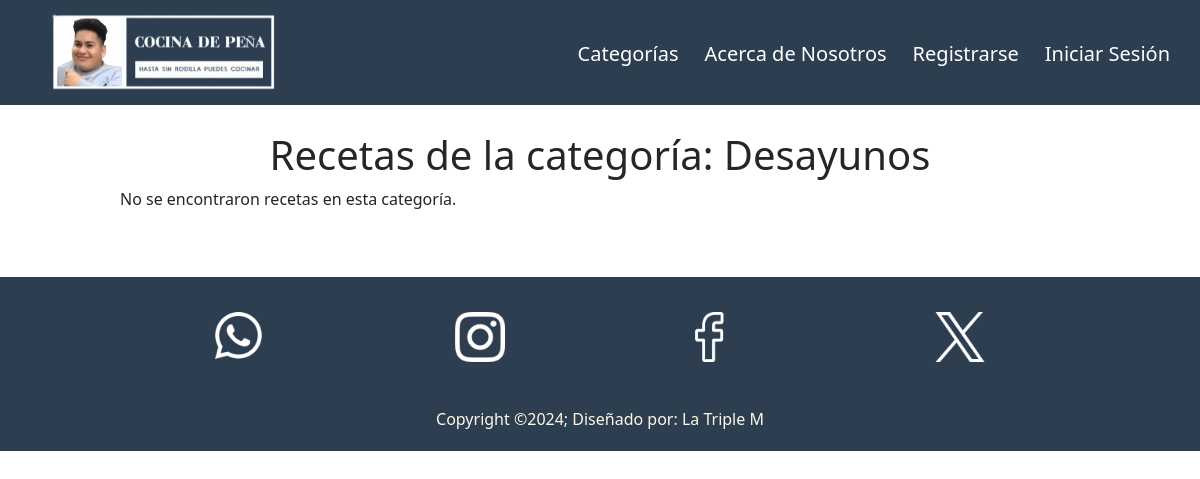
The page /sub_categoria.php?categoria=Desayunos on the database as committed earlier.
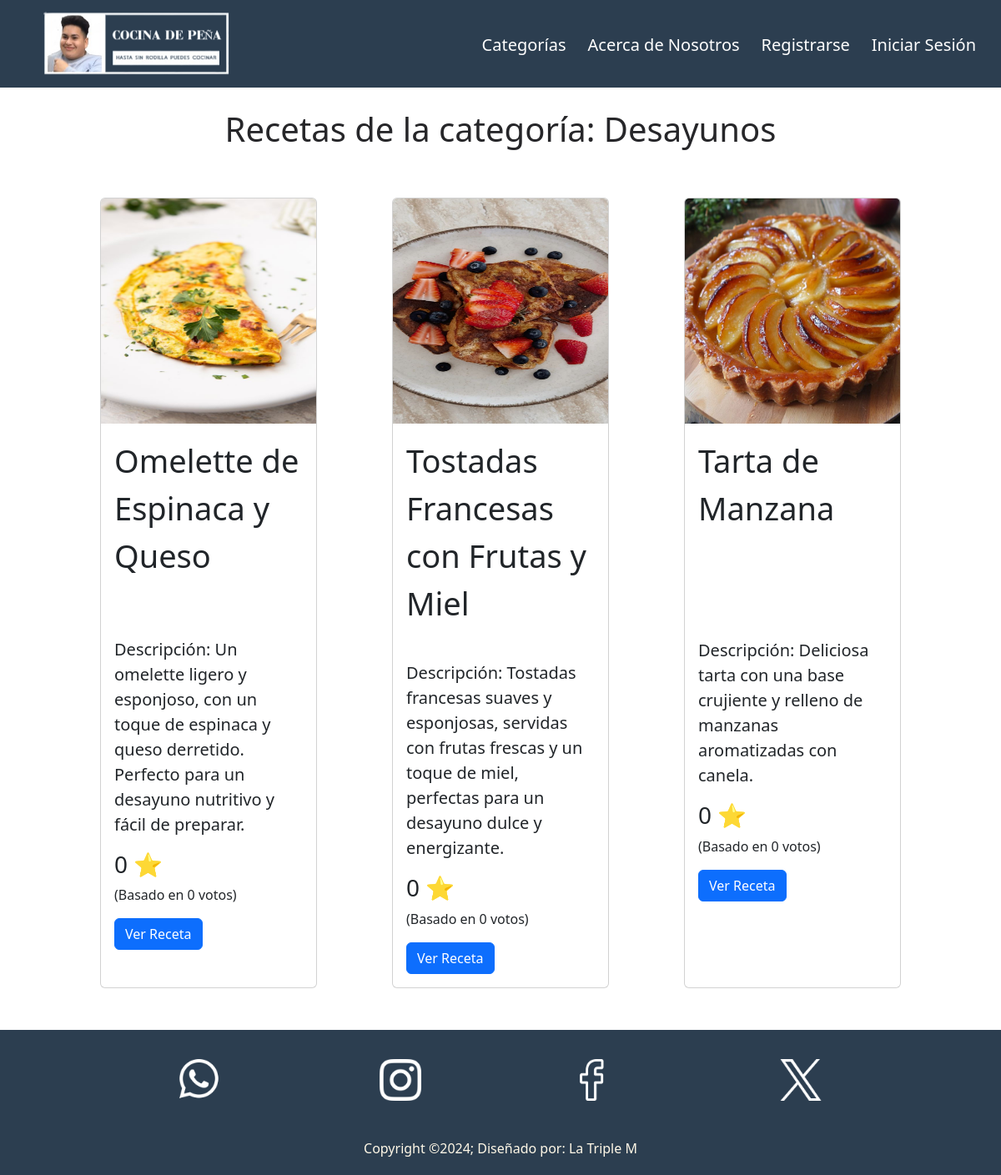
The same page on the database as committed later.
### tables this page shows
CREATE TABLE `recetas` (
  `id` int(11) NOT NULL,
  `img` varchar(255) NOT NULL,
  `nombre` varchar(100) NOT NULL,
  `micro` varchar(250) NOT NULL,
  `categorias` varchar(255) DEFAULT NULL,
  `preparacion` text NOT NULL,
  `ingredientes` text NOT NULL,
  `calificacion_promedio` float DEFAULT 0,
  `numero_votos` int(11) DEFAULT 0
);

### sub_categoria.php (the view, shortened to what this page needs)
<?php
$servername = "localhost";
$username = "root";
$password = "";
$dbname = "cocina";
$conn = new mysqli($servername, $username, $password, $dbname);
$categoria = $_GET['categoria'] ?? '';
$sql = "SELECT id, img, nombre, micro, calificacion_promedio, numero_votos FROM recetas WHERE categorias = ?";
$stmt = $conn->prepare($sql);
$stmt->bind_param("s", $categoria);
$stmt->execute();
$result = $stmt->get_result();
?>
<!DOCTYPE html>
<html lang="en">
<head>
    <link href="https://cdn.jsdelivr.net/npm/bootstrap@5.3.0-alpha1/dist/css/bootstrap.min.css" rel="stylesheet">
    <link rel="stylesheet" href="css/styles.css">
</head>
<body>
    <header>
        <nav class="navbar navbar-expand-lg navbar-dark bg-dark">
            <div class="container-fluid">
                <a class="navbar-brand" href="index.php"><img src="img/logos/10.png" alt="Logo"></a>
                <div class="collapse navbar-collapse" id="navbarNav">
                    <ul class="navbar-nav ms-auto">
                        <li class="nav-item">
                            <a class="nav-link" href="pages/categorias.php">Categorías</a>
                        </li>
                        <li class="nav-item">
                          <a class="nav-link" href="pages/nosotros.php">Acerca de Nosotros</a>
                      </li>
                      <?php
                        if (!isset($_SESSION['usuario_id'])) {
                            echo '
                            <li class="nav-item">
                                <a class="nav-link" href="paginas php/registro.html">Registrarse</a>
                            </li>
                            <li class="nav-item">
                                <a class="nav-link" href="paginas php/login.html">Iniciar Sesión</a>
                            </li>';
                        } else {
                            echo '
                            <li class="nav-item">
                                <a class="nav-link" href="paginas php/php/logout.php">Cerrar Sesión</a>
                            </li>';
                        }
                        ?>
                    </ul>
                </div>
            </div>
        </nav>
    </header>
    <main>
        <h1 class="tit" style="margin-top: 40px;">Recetas de la categoría: <?= htmlspecialchars($categoria) ?></h1>
        <div class="contenedor_visualizar">
        <?php if ($result->num_rows > 0): ?>
            <?php while ($row = $result->fetch_assoc()): ?>
                <div class="card">
                    <?php if (!empty($row['img'])): ?>
                        <img src="<?= htmlspecialchars($row['img']) ?>" class="card-img-top" alt="Imagen de la receta">
                    <?php else: ?>
                        <p>No hay imagen disponible</p>
                    <?php endif; ?>
                    <div class="card-body">
                        <?php if (!empty($row['nombre'])): ?>
                            <p class="card-title"><?= htmlspecialchars($row['nombre']) ?></p>
                        <?php else: ?>
                            <p>No hay nombre disponible</p>
                        <?php endif; ?>
                    </div>
                    <div class="card-body">
                        <?php if (!empty($row['micro'])): ?>
                            <p class="card-text">Descripción: <?= htmlspecialchars($row['micro']) ?></p>
                        <?php else: ?>
                            <p>No hay descripción disponible</p>
                        <?php endif; ?>
                        <div class="calificacion_promedio">
                            <h3> <?= round($row['calificacion_promedio'], 1) ?> ⭐</h3>
                            <p>(Basado en <?= $row['numero_votos'] ?> votos)</p>
                        </div>
                        <a href="receta.php?id=<?= $row['id'] ?>" class="btn btn-primary">Ver Receta</a>
                    </div>
                </div>
            <?php endwhile; ?>
        <?php else: ?>
            <p>No se encontraron recetas en esta categoría.</p>
        <?php endif; ?>
        </div>
    </main>
    <footer>
        <div class="footerContainer">
            <div class="redes">
                <a href=""><img src="../img/iconos/whatsapp-f.png" alt=""></a>
                <a href=""><img src="../img/iconos/instagram-f.png" alt=""></a>
                <a href=""><img src="../img/iconos/facebook-f.png" alt=""></a>
                <a href=""><img src="../img/iconos/x-f.png" alt=""></a>
            </div>
            <p>Copyright &copy;2024; Diseñado por: La Triple M</p>
        </div>
    </footer>
</body>
</html>

### css/styles.css (style rules this page uses)
.nav-link, .dropdown-item { color: white !important; font-size: 20px; margin-top: 5px; padding-bottom: 10px; transition: transform 0.5s, filter 0.5s, border-bottom 0.5s; margin-right: 10px; }
.navbar { position: fixed; top: 0; left: 0; width: 100%; z-index: 1000; background-color: #2C3E50 !important; }
.container-fluid a img { width: 300px; margin-left: 2px; cursor: pointer; transition: transform 0.8s; border: none; }
.tit { text-align: center; color: rgb(38, 38, 41); margin-top: -80px; }
.contenedor_visualizar { display: flex; flex-wrap: wrap; justify-content: space-between; margin: auto; width: 80%; }
.card { margin-top: 50px; max-width: 260px; }
.card img { height:270px; }
.card-title { font-size: 38px; }
.card-text { font-size: 20px; }
.btn-primary { margin: auto; }
footer { margin-top: 50px; background-color: #2C3E50; color: #FFF8E7; padding: 10px 0; }
.footerContainer { width: 100%; max-width: 1200px; margin: 0 auto; padding: 10px; }
.redes { display: flex; justify-content: center; flex-wrap: wrap; margin-top: 10px; }
.redes a { margin: 5px; }
.redes a img { width: 50px; transition: 0.2s; margin: 0px 90px auto; }
footer p { margin: 40px 0px auto; text-align: center; }

Rows that differ between the two databases and show on the page:
added recetas: img (picture), nombre "Omelette de Espinaca y Queso", micro "Un omelette ligero y esponjoso, con un toque de espinaca y queso derretido. Perfecto para un desayuno nutritivo y fácil de preparar.", calificacion_promedio "0", numero_votos "0"
added recetas: img (picture), nombre "Tostadas Francesas con Frutas y Miel", micro "Tostadas francesas suaves y esponjosas, servidas con frutas frescas y un toque de miel, perfectas para un desayuno dulce y energizante.", calificacion_promedio "0", numero_votos "0"
added recetas: img (picture), nombre "Tarta de Manzana", micro "Deliciosa tarta con una base crujiente y relleno de manzanas aromatizadas con canela.", calificacion_promedio "0", numero_votos "0"
Other text that changed with them:
text no longer shown: "No se encontraron recetas en esta categoría."
